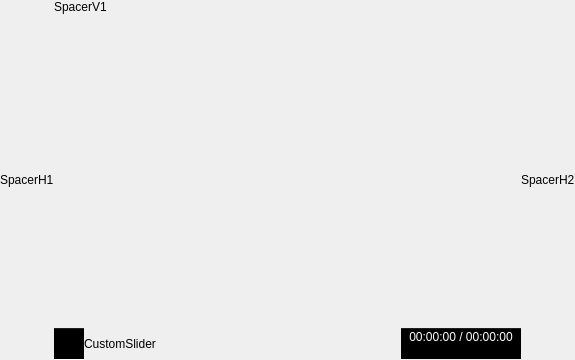
<?xml version="1.0" encoding="UTF-8"?>
<ui version="4.0">
 <class>wgt_QVideoPlayer</class>
 <widget class="QWidget" name="wgt_QVideoPlayer">
  <property name="geometry">
   <rect>
    <x>0</x>
    <y>0</y>
    <width>575</width>
    <height>360</height>
   </rect>
  </property>
  <property name="windowTitle">
   <string notr="true">Form</string>
  </property>
  <layout class="QHBoxLayout" name="horizontalLayout">
   <property name="spacing">
    <number>0</number>
   </property>
   <property name="margin">
    <number>0</number>
   </property>
   <item>
    <widget class="QLabel" name="SpacerH1">
     <property name="text">
      <string notr="true">SpacerH1</string>
     </property>
    </widget>
   </item>
   <item>
    <layout class="QVBoxLayout" name="verticalLayout">
     <property name="spacing">
      <number>0</number>
     </property>
     <property name="margin">
      <number>0</number>
     </property>
     <item>
      <widget class="QLabel" name="SpacerV1">
       <property name="text">
        <string notr="true">SpacerV1</string>
       </property>
      </widget>
     </item>
     <item>
      <widget class="QLabel" name="MovieFrame">
       <property name="sizePolicy">
        <sizepolicy hsizetype="Expanding" vsizetype="Expanding">
         <horstretch>0</horstretch>
         <verstretch>0</verstretch>
        </sizepolicy>
       </property>
       <property name="text">
        <string notr="true"/>
       </property>
       <property name="scaledContents">
        <bool>false</bool>
       </property>
      </widget>
     </item>
     <item>
      <layout class="QHBoxLayout" name="SliderLayout">
       <property name="spacing">
        <number>0</number>
       </property>
       <property name="margin">
        <number>0</number>
       </property>
       <item>
        <widget class="QToolButton" name="VideoPlayerPlayPauseBT">
         <property name="sizePolicy">
          <sizepolicy hsizetype="Fixed" vsizetype="Fixed">
           <horstretch>0</horstretch>
           <verstretch>0</verstretch>
          </sizepolicy>
         </property>
         <property name="minimumSize">
          <size>
           <width>30</width>
           <height>32</height>
          </size>
         </property>
         <property name="maximumSize">
          <size>
           <width>30</width>
           <height>32</height>
          </size>
         </property>
         <property name="font">
          <font>
           <pointsize>9</pointsize>
          </font>
         </property>
         <property name="toolTip">
          <string extracomment="Tooltip in dialog box">Click to start play, click again to pause the movie</string>
         </property>
         <property name="styleSheet">
          <string notr="true">QToolButton { /* all types of tool button */
 	 background: black;
     border-top: 1px solid #202020;
     border-bottom: 1px solid white;
     border-left: 0px;
     border-right: 0px;
     border-radius: 0px;
     background-color: black;
 }

 QToolButton[popupMode=&quot;1&quot;] { /* only for MenuButtonPopup */
     padding-right: 10px; /* make way for the popup button */
 }

 QToolButton:pressed {
     background-color: black;
 }</string>
         </property>
         <property name="text">
          <string notr="true">...</string>
         </property>
         <property name="icon">
          <iconset>
           <normaloff>icons/player_play.png</normaloff>icons/player_play.png</iconset>
         </property>
         <property name="iconSize">
          <size>
           <width>24</width>
           <height>24</height>
          </size>
         </property>
        </widget>
       </item>
       <item>
        <widget class="wgt_QCustomRuller" name="CustomRuller">
         <property name="sizePolicy">
          <sizepolicy hsizetype="Expanding" vsizetype="Fixed">
           <horstretch>0</horstretch>
           <verstretch>0</verstretch>
          </sizepolicy>
         </property>
         <property name="minimumSize">
          <size>
           <width>0</width>
           <height>32</height>
          </size>
         </property>
         <property name="maximumSize">
          <size>
           <width>16777215</width>
           <height>32</height>
          </size>
         </property>
         <property name="frameShape">
          <enum>QFrame::NoFrame</enum>
         </property>
         <property name="lineWidth">
          <number>0</number>
         </property>
         <property name="text">
          <string notr="true">CustomSlider</string>
         </property>
        </widget>
       </item>
       <item>
        <layout class="QVBoxLayout" name="verticalLayout_2">
         <property name="spacing">
          <number>0</number>
         </property>
         <property name="margin">
          <number>0</number>
         </property>
         <item>
          <widget class="QLabel" name="Position">
           <property name="sizePolicy">
            <sizepolicy hsizetype="Preferred" vsizetype="Fixed">
             <horstretch>0</horstretch>
             <verstretch>0</verstretch>
            </sizepolicy>
           </property>
           <property name="minimumSize">
            <size>
             <width>120</width>
             <height>16</height>
            </size>
           </property>
           <property name="maximumSize">
            <size>
             <width>16777215</width>
             <height>16</height>
            </size>
           </property>
           <property name="font">
            <font>
             <pointsize>9</pointsize>
             <weight>50</weight>
             <italic>false</italic>
             <bold>false</bold>
            </font>
           </property>
           <property name="styleSheet">
            <string notr="true">background: black;
subcontrol-origin: padding;
subcontrol-position: top right;
padding: 0px;
spacing: 2px;
border-top: 1px solid #202020;
border-bottom: 0px;
border-left: 0px;
border-right: 0px;
font: 9pt;
color: white;
</string>
           </property>
           <property name="frameShape">
            <enum>QFrame::NoFrame</enum>
           </property>
           <property name="frameShadow">
            <enum>QFrame::Sunken</enum>
           </property>
           <property name="lineWidth">
            <number>0</number>
           </property>
           <property name="text">
            <string notr="true">00:00:00 / 00:00:00</string>
           </property>
           <property name="alignment">
            <set>Qt::AlignCenter</set>
           </property>
          </widget>
         </item>
         <item>
          <widget class="QProgressBar" name="BufferState">
           <property name="sizePolicy">
            <sizepolicy hsizetype="Preferred" vsizetype="Fixed">
             <horstretch>0</horstretch>
             <verstretch>0</verstretch>
            </sizepolicy>
           </property>
           <property name="minimumSize">
            <size>
             <width>0</width>
             <height>15</height>
            </size>
           </property>
           <property name="maximumSize">
            <size>
             <width>16777215</width>
             <height>15</height>
            </size>
           </property>
           <property name="font">
            <font>
             <pointsize>1</pointsize>
            </font>
           </property>
           <property name="styleSheet">
            <string notr="true">QProgressBar:horizontal {
border: 0px;
border-radius: 0px;
background: black;
padding-top: 1px;
padding-bottom: 2px;
padding-left: 1px;
padding-right: 1px;
}
QProgressBar::chunk:horizontal {
background: red;
}</string>
           </property>
           <property name="maximum">
            <number>5</number>
           </property>
           <property name="value">
            <number>0</number>
           </property>
           <property name="textVisible">
            <bool>false</bool>
           </property>
           <property name="format">
            <string notr="true"/>
           </property>
          </widget>
         </item>
        </layout>
       </item>
      </layout>
     </item>
    </layout>
   </item>
   <item>
    <widget class="QLabel" name="SpacerH2">
     <property name="text">
      <string notr="true">SpacerH2</string>
     </property>
    </widget>
   </item>
  </layout>
 </widget>
 <customwidgets>
  <customwidget>
   <class>wgt_QCustomRuller</class>
   <extends>QLabel</extends>
   <header>wgt_QCustomRuller.h</header>
  </customwidget>
 </customwidgets>
 <resources/>
 <connections/>
</ui>
